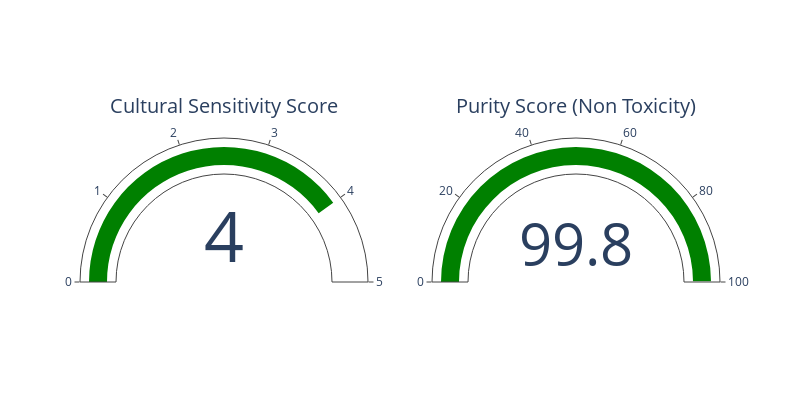

This figure's notebook cell:
### Markdown cell above
Sometimes it's good for stakeholders to have a visual representation of these metrics in a dashboard for monitoring quality assurance and so on. Le'ts build a Gauge we can later show to our stakeholders.

### Code cell
import plotly.graph_objects as go
from plotly.subplots import make_subplots

def create_gauge_chart(value1, title1, value2, title2):
    # Create a subplot figure with two columns
    fig = make_subplots(rows=1, cols=2, specs=[[{'type': 'indicator'}, {'type': 'indicator'}]])

    # Add the first gauge chart
    fig.add_trace(go.Indicator(
        mode = "gauge+number",
        value = value1,
        title = {'text': title1},
        gauge = {'axis': {'range': [None, 5]}}
    ), row=1, col=1)

    # Add the second gauge chart
    fig.add_trace(go.Indicator(
        mode = "gauge+number",
        value = value2,
        title = {'text': title2},
        gauge = {'axis': {'range': [None, 100]}}
    ), row=1, col=2)

    # Update layout
    fig.update_layout(height=400, width=800)

    # Show figure
    fig.show()

create_gauge_chart(cultural_sensitive_score, "Cultural Sensitivity Score", float(purity_score), "Purity Score (Non Toxicity)")

### Figure 1 — Plotly figure (JSON) as saved in the notebook; plotly's stock layout.template omitted (floating-point values rounded to 4 significant figures)
{"data": [{"domain": {"x": [0, 0.45], "y": [0, 1]}, "gauge": {"axis": {"range": [null, 5]}}, "mode": "gauge+number", "title": {"text": "Cultural Sensitivity Score"}, "type": "indicator", "value": 4}, {"domain": {"x": [0.55, 1], "y": [0, 1]}, "gauge": {"axis": {"range": [null, 100]}}, "mode": "gauge+number", "title": {"text": "Purity Score (Non Toxicity)"}, "type": "indicator", "value": 99.8}], "layout": {"height": 400, "width": 800}}
